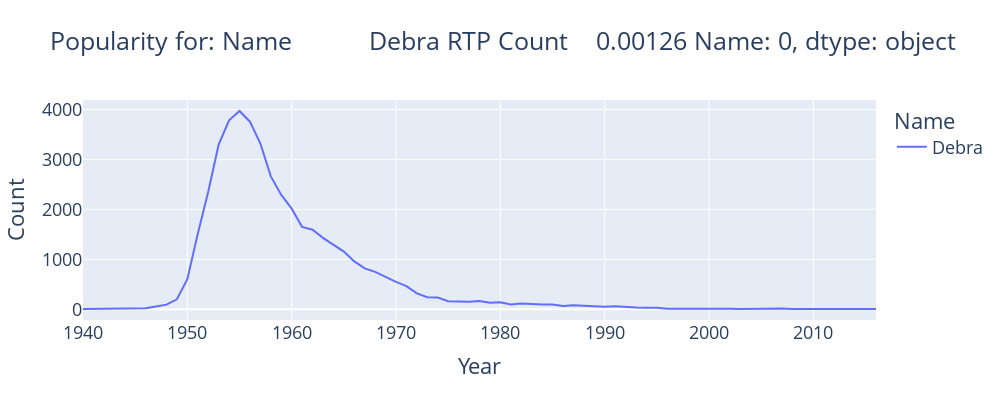

This figure's notebook cell:
### Markdown cell above
We can visualize the decrease in the popularity of the name "?:"

### Code cell
def plot_name(names):
    fig = px.line(f_babynames[f_babynames["Name"].isin(names)],
                  x = "Year", y = "Count", color="Name",
                  title=f"Popularity for: {names}")
    fig.update_layout(font_size = 18,
                  autosize=False,
                  width=1000,
                  height=400)
    return fig

# pass the name into plot_name
plot_name(fallen_name)

### Figure 1 — Plotly figure (JSON) as saved in the notebook; plotly's stock layout.template omitted (floating-point values rounded to 4 significant figures)
{"data": [{"hovertemplate": "Name=Debra<br>Year=%{x}<br>Count=%{y}<extra></extra>", "legendgroup": "Debra", "line": {"color": "#636efa", "dash": "solid"}, "marker": {"symbol": "circle"}, "mode": "lines", "name": "Debra", "orientation": "v", "showlegend": true, "type": "scatter", "x": [1940, 1942, 1943, 1944, 1945, 1946, 1947, 1948, 1949, 1950, 1951, 1952, 1953, 1954, 1955, 1956, 1957, 1958, 1959, 1960, 1961, 1962, 1963, 1964, 1965, 1966, 1967, 1968, 1969, 1970, 1971, 1972, 1973, 1974, 1975, 1976, 1977, 1978, 1979, 1980, 1981, 1982, 1983, 1984, 1985, 1986, 1987, 1988, 1989, 1990, 1991, 1992, 1993, 1994, 1995, 1996, 1997, 1998, 1999, 2000, 2001, 2002, 2003, 2004, 2005, 2006, 2007, 2008, 2009, 2012, 2013, 2016], "xaxis": "x", "y": [7, 7, 8, 15, 19, 20, 56, 92, 199, 601, 1510, 2351, 3295, 3784, 3969, 3755, 3318, 2660, 2290, 2014, 1647, 1592, 1430, 1287, 1154, 958, 818, 748, 647, 547, 463, 318, 242, 236, 159, 151, 151, 164, 130, 141, 97, 114, 97, 95, 93, 64, 78, 69, 71, 51, 62, 41, 34, 28, 28, 12, 14, 16, 10, 13, 14, 10, 7, 12, 13, 12, 13, 6, 7, 5, 8, 5], "yaxis": "y"}], "layout": {"autosize": false, "font": {"size": 18}, "height": 400, "legend": {"title": {"text": "Name"}, "tracegroupgap": 0}, "title": {"text": "Popularity for: Name           Debra\nRTP Count    0.00126\nName: 0, dtype: object"}, "width": 1000, "xaxis": {"anchor": "y", "domain": [0, 1], "title": {"text": "Year"}}, "yaxis": {"anchor": "x", "domain": [0, 1], "title": {"text": "Count"}}}}
